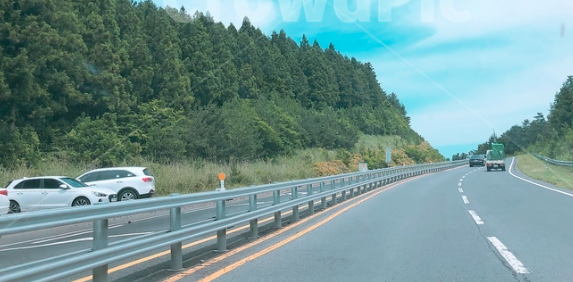
#> input picture images/road.png, 573 x 282 px
$ python ex_docuscan.py
#> lines starting #> are read from the running program, lines starting #| are printed output that depends on the picture; after the words box and inside, x2 and y2 are one past the last pixel; in counts of white or black regions, pixels touching at a corner belong together
import sys
import numpy as np
import cv2


def drawROI(img, corners):
    cpy = img.copy()

    c1 = (192, 192, 255)
    c2 = (128, 128, 255)

    for pt in corners:
        cv2.circle(cpy, tuple(pt.astype(int)), 25, c1, -1, cv2.LINE_AA)

    cv2.line(cpy, tuple(corners[0].astype(int)), tuple(corners[1].astype(int)), c2, 2, cv2.LINE_AA)
    cv2.line(cpy, tuple(corners[1].astype(int)), tuple(corners[2].astype(int)), c2, 2, cv2.LINE_AA)
    cv2.line(cpy, tuple(corners[2].astype(int)), tuple(corners[3].astype(int)), c2, 2, cv2.LINE_AA)
    cv2.line(cpy, tuple(corners[3].astype(int)), tuple(corners[0].astype(int)), c2, 2, cv2.LINE_AA)

    disp = cv2.addWeighted(img, 0.3, cpy, 0.7, 0)

    return disp


def onMouse(event, x, y, flags, param):
    global srcQuad, dragSrc, ptOld, src

    if event == cv2.EVENT_LBUTTONDOWN:
        for i in range(4):
            if cv2.norm(srcQuad[i] - (x, y)) < 25:
                dragSrc[i] = True
                ptOld = (x, y)
                break

    if event == cv2.EVENT_LBUTTONUP:
        for i in range(4):
            dragSrc[i] = False

    if event == cv2.EVENT_MOUSEMOVE:
        for i in range(4):
            if dragSrc[i]:
                dx = x - ptOld[0]
                dy = y - ptOld[1]

                srcQuad[i] += (dx, dy)

                cpy = drawROI(src, srcQuad)
                cv2.imshow('img', cpy)
                ptOld = (x, y)
                break


# 입력 이미지 불러오기
src = cv2.imread('images/road.png')
#> src is the input picture: shape (282, 573, 3); mean B, G, R 148.5, 149.2, 115.5

if src is None:
    print('Image open failed!')
    sys.exit()

# 입력 영상 크기 및 출력 영상 크기
h, w = src.shape[:2]
#> h = 282; w = 573
dw = 500
dh = round(dw * 210 / 297)  # A4 용지 크기: 210x297cm

# 모서리 점들의 좌표, 드래그 상태 여부
srcQuad = np.array([[30, 30], [30, h-30], [w-30, h-30], [w-30, 30]], np.float32)
dstQuad = np.array([[0, 0], [0, dh-1], [dw-1, dh-1], [dw-1, 0]], np.float32)
dragSrc = [False, False, False, False]

# 모서리점, 사각형 그리기
disp = drawROI(src, srcQuad)
#> after the loop in drawROI, `for pt in corners:`:
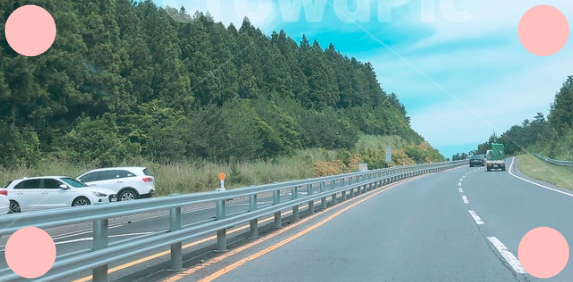
#> cpy: shape (282, 573, 3); 5.37% of pixels changed, all inside (x1, y1, x2, y2) = (4, 4, 570, 279)
#> in drawROI, `cv2.line(cpy, tuple(corners[3].astype(int)), tuple(corners[0].astype(i..`:
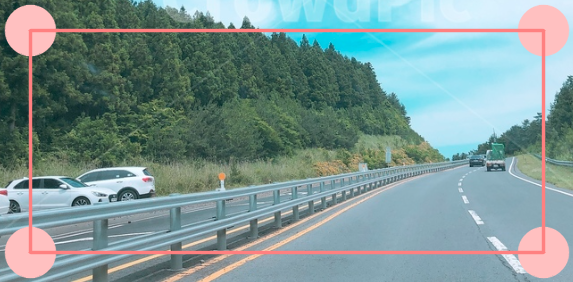
#> cpy: shape (282, 573, 3); mean B, G, R 148.9, 149.9, 125.8
#> in drawROI, `disp = cv2.addWeighted(img, 0.3, cpy, 0.7, 0)`:
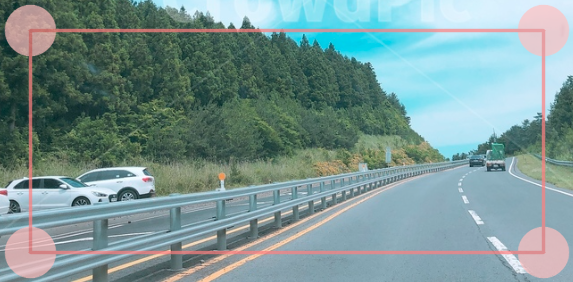
#> disp: shape (282, 573, 3); mean B, G, R 148.8, 149.7, 122.7

cv2.imshow('img', disp)
cv2.setMouseCallback('img', onMouse)

while True:
    key = cv2.waitKey()
#> (key Esc is pressed here)
    if key == 13:  # ENTER 키
        break
    elif key == 27:  # ESC 키
        cv2.destroyWindow('img')
        sys.exit()
#> (the program exits here)

$ run again, with images/2.jpg saved as images/road.png
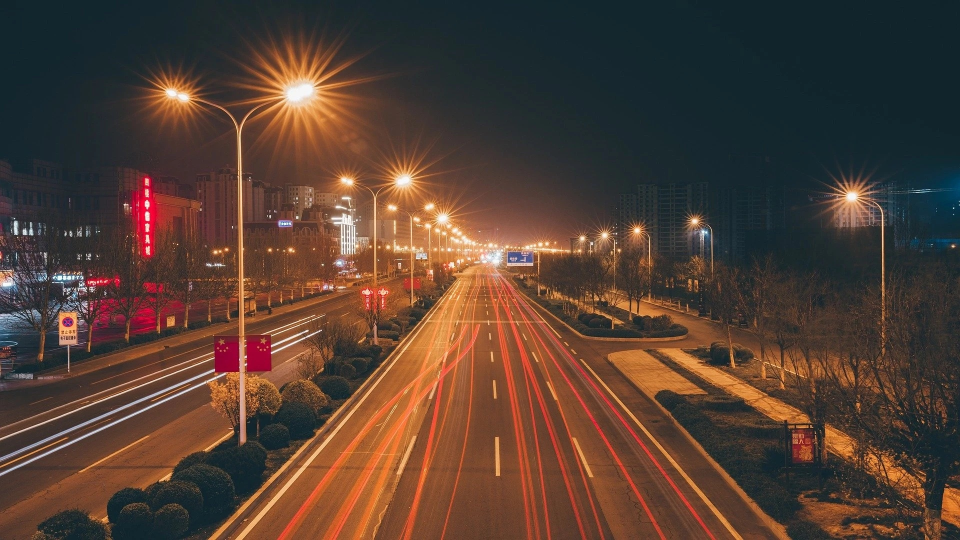
#> input picture images/2.jpg, 1920 x 1080 px (shown at 1/2 size)
#> src is the input picture: shape (1080, 1920, 3); mean B, G, R 51.4, 62.8, 85.1
#> after the loop in drawROI, `for pt in corners:`:
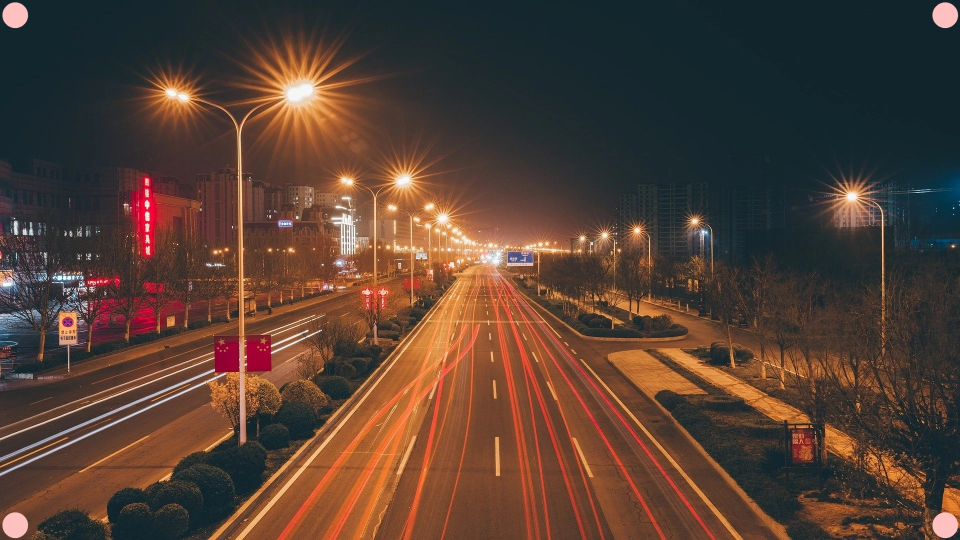
#> cpy: shape (1080, 1920, 3) (shown at 1/2 size); 0.42% of pixels changed, all inside (x1, y1, x2, y2) = (4, 4, 1917, 1077)
#> in drawROI, `cv2.line(cpy, tuple(corners[3].astype(int)), tuple(corners[0].astype(i..`:
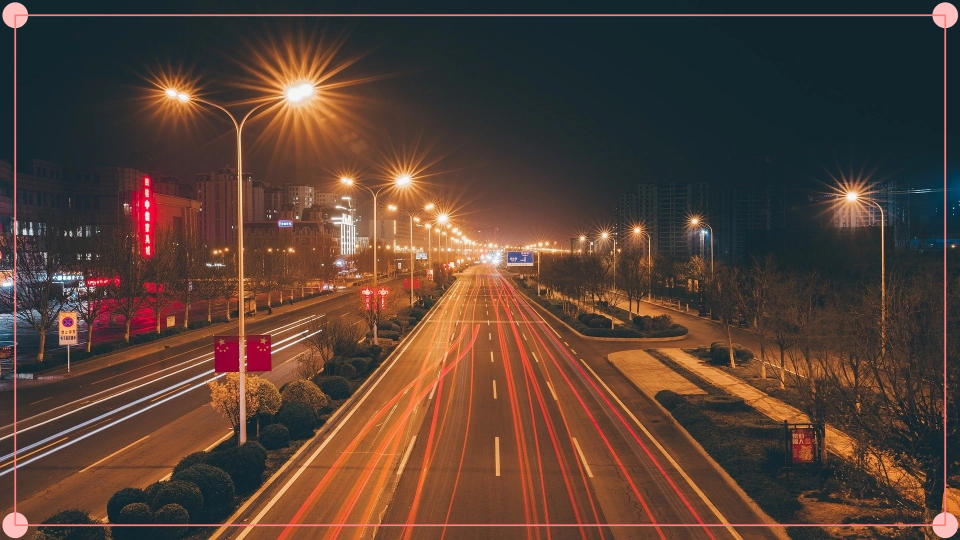
#> cpy: shape (1080, 1920, 3) (shown at 1/2 size); mean B, G, R 52.7, 64.1, 87.7
